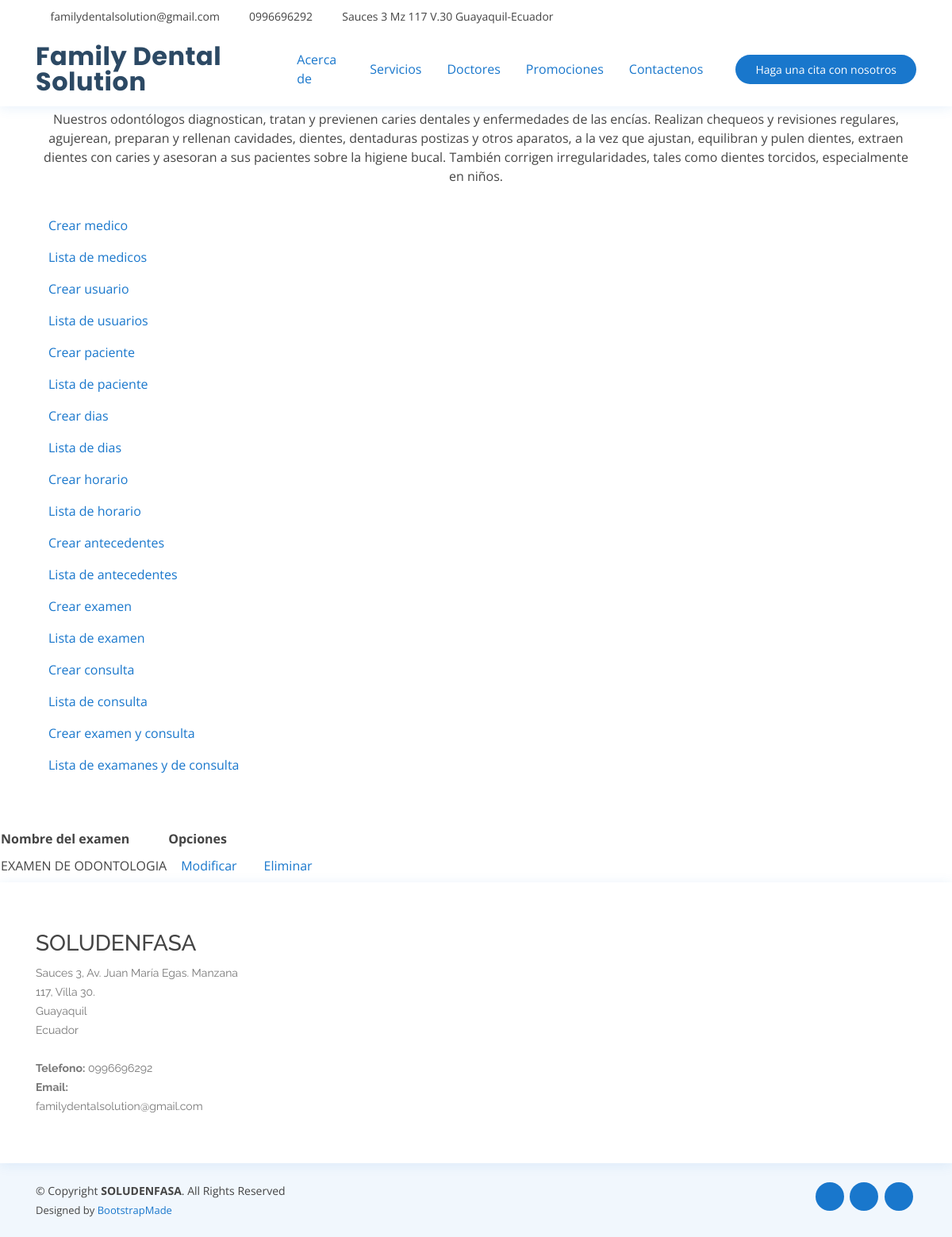
/medicos/examen/, run on an earlier commit of the app's database.
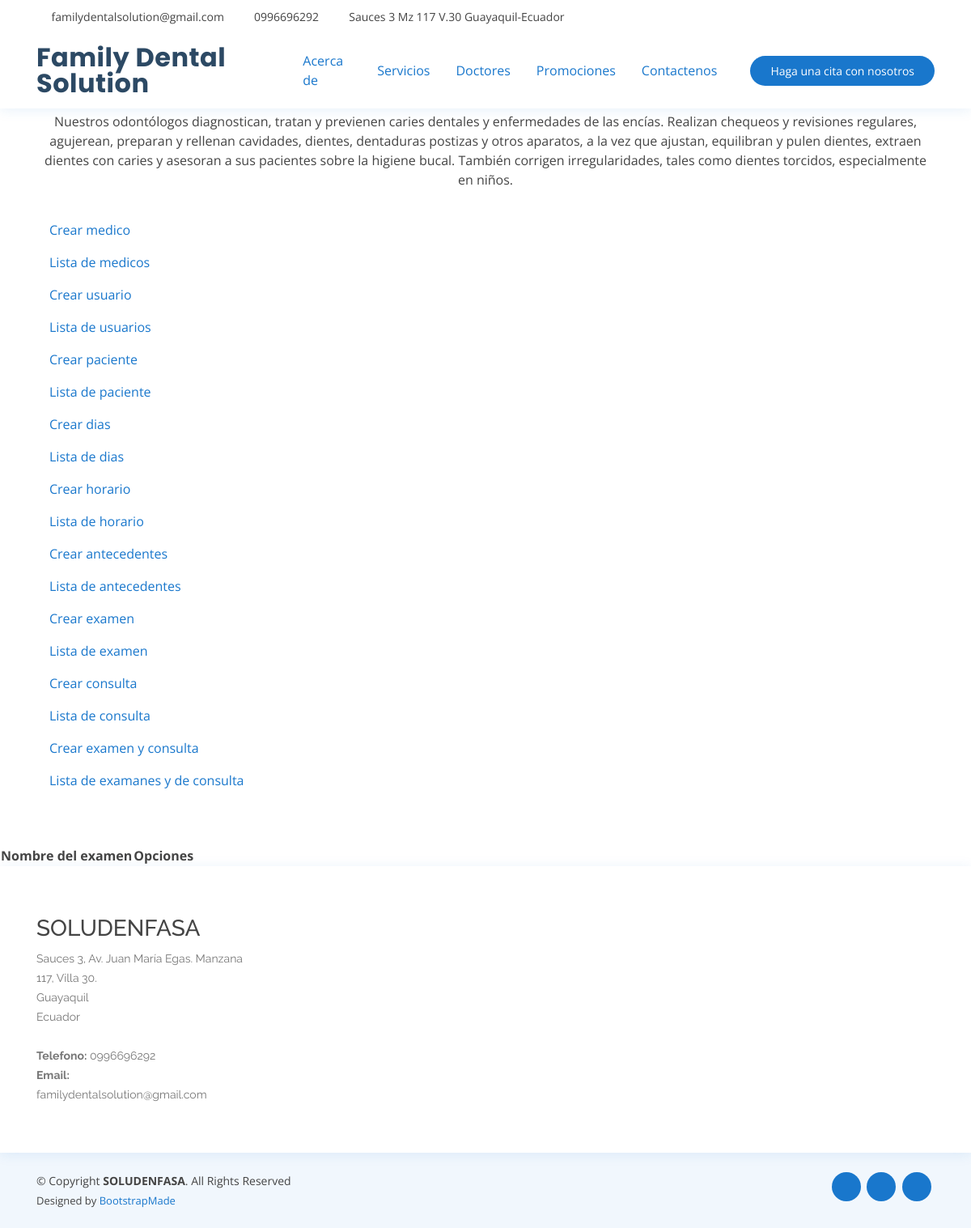
And on a later commit of the database.
### medicos/models.py (models this page shows, shortened)
class Examen(models.Model):
    nombre_examen = models.CharField(max_length=200)
    created = models.DateTimeField(auto_now_add=True)
    updated = models.DateTimeField(auto_now=True)
    class Meta:
        db_table = "tr_examen"
        verbose_name = "examen"
        verbose_name_plural = "examenes"

### medicos/views.py (the view)
# urls.py: path('examen/', views.consultarexamen, name="examen"),
def consultarexamen(request, plantilla="consultarexamen.html"):
    examen = Examen.objects.all()
    data = {
        'examen':examen
    }
    return render(request, plantilla, data)

### medicos/templates/consultarexamen.html
{% extends "crearexamen.html" %}
{% load static %}
{% block content %}
    <table>
        <tr>
            <th>Nombre del examen</th>
            <th>Opciones</th>
        </tr>
        {% for p in examen %}
        <tr>
            <td>{{ p.nombre_examen }}</td>
            <td><a class="nav-link" href="{% url 'modificarexamen' p.id %}">Modificar</a></td>
            <td><a class="nav-link" href="{% url 'eliminarexamen' p.id %}">Eliminar</a></td>
        </tr>
         {% endfor %}
    </table>
  {% endblock %}

What changed in the data, as far as the page shows it:
removed Examen: nombre_examen "EXAMEN DE ODONTOLOGIA"
